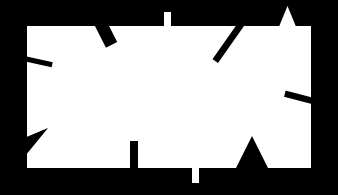
#> input picture img/bad_rect.png, 338 x 195 px
$ python cntr_approx.py
#> lines starting #> are read from the running program, lines starting #| are printed output that depends on the picture; after the words box and inside, x2 and y2 are one past the last pixel; in counts of white or black regions, pixels touching at a corner belong together
import cv2
import numpy as np

img = cv2.imread('../img/bad_rect.png')
#> img is the input picture: shape (195, 338, 3); min 0, max 255, mean 150.6
img2 = img.copy()
diff = 0.05

# 그레이 스케일로 변환
imgray = cv2.cvtColor(img, cv2.COLOR_BGR2GRAY)

# 스레시홀드를 이용해 바이너리 이미지로 변경 및 흑/백 반전
ret, imthres = cv2.threshold(imgray, 127, 255 , cv2.THRESH_BINARY)
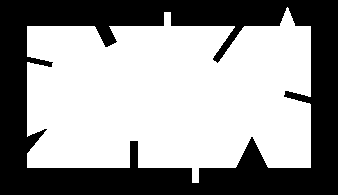
#> imthres: shape (195, 338); 59.1% white; 1 black region

# 컨투어 찾기
contour, hierarchy = cv2.findContours(imthres, cv2.RETR_EXTERNAL, \
                                             cv2.CHAIN_APPROX_SIMPLE)
#> contour = 1 contour; box (x1, y1, x2, y2) and area: (27, 7, 311, 183) 38314

contours = contour[0]
#> contours = contour of 297 points, box (x1, y1, x2, y2) (27, 7, 311, 183), area 38314

# 오차 범위 지정
epsilon = diff * cv2.arcLength(contours, True)
#> epsilon = 65.44
# 근사 컨투어 계산
approx = cv2.approxPolyDP(contours, epsilon, True)
#> approx = [[310, 26], [27, 26], [27, 167], [310, 167]]

cv2.drawContours(img, [contours], -1, (0, 255, 0), 3)
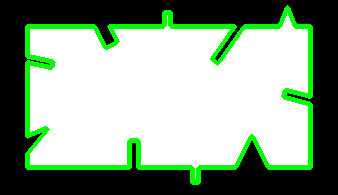
#> img: shape (195, 338, 3); 9.2% of pixels changed, all inside (x1, y1, x2, y2) = (25, 5, 313, 185)
cv2.drawContours(img2, [approx], -1, (0, 255, 3), 3)
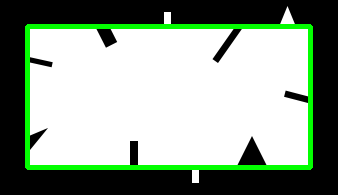
#> img2: shape (195, 338, 3); 6.41% of pixels changed, all inside (x1, y1, x2, y2) = (25, 24, 313, 170)

# 결과 출력
cv2.imshow('CONTOUR', img)
cv2.imshow('APPROX', img2)

cv2.waitKey(0)
cv2.destroyAllWindows()
